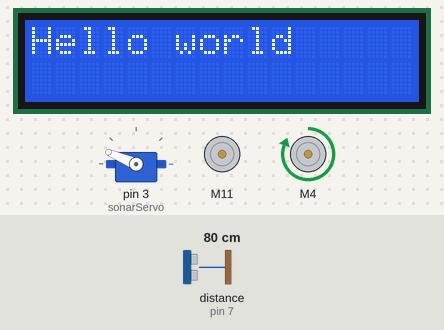
A program run on a simulated Arduino Uno, built with avr-gcc and run on an emulated ATmega328P. Shown: 16×2 character LCD, servo, 2 × DC motor (green arrow = forward, orange = backward, longer = faster). Wiring (inferred from the names in the program): ultrasonic range finder: trigger pin 7; echo pin 7. The inputs (shaded band) are chosen by the test bench; at power-on: distance to the obstacle (sensor on pin 7) 80 cm. The echo pulse lasts 58.3 µs per cm; what the program prints to the serial monitor is not drawn.

Above: at 3.9 s.
At 7.4 s:
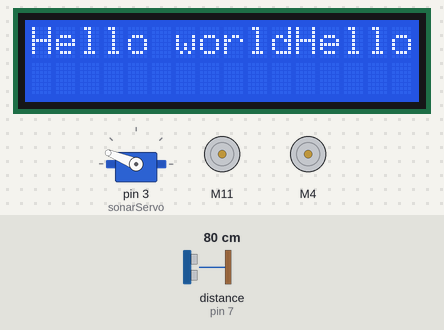
7.5 s: distance to the obstacle (sensor on pin 7) set to 84 cm
At 13.88 s:
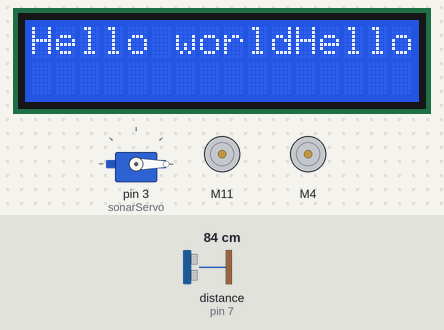
14.0 s: distance to the obstacle (sensor on pin 7) set to 88 cm
17.0 s: distance to the obstacle (sensor on pin 7) set to 120 cm
20.4 s: distance to the obstacle (sensor on pin 7) set to 2 cm
At 24.5 s:
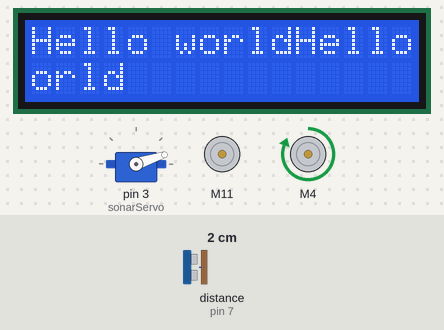
27.2 s: distance to the obstacle (sensor on pin 7) set to 250 cm
At 31.9 s:
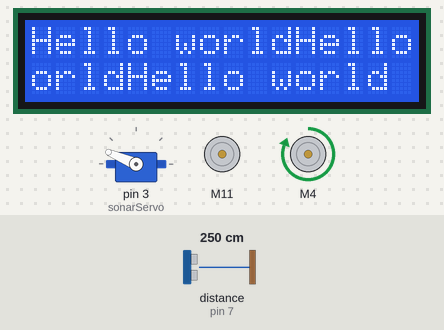
Timing chart, 0 to 42.4 s (numbered marks = the images above; inputs shaded):
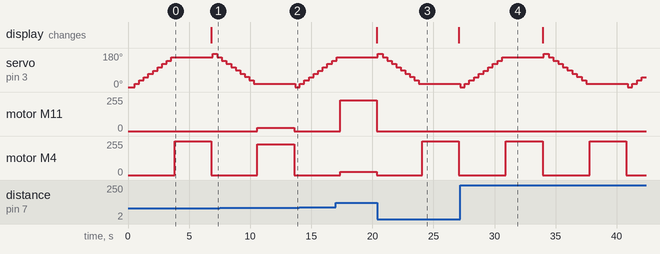

Measured:
- the behaviour switches between 80 and 81 cm on distance to the obstacle (sensor on pin 7) (found by bisection; images 1 and 2)
- after the input at 7.5 s, motor M11: stopped → forward 25/255 after 3.1 s, → stopped 3.0 s later
- after the input at 20.4 s, motor M11: stays stopped (without the input it goes to forward 25/255 after 3.7 s)
- after the input at 27.2 s, motor M11: stays stopped (without the input it goes to forward 25/255 after 3.6 s)
- by itself, motor M4: alternates forward 255/255 for 3.0 s and stopped for 3.9 s

The program:

main.cpp
```cpp
// Willem Hillier
// Rose Warren

#include <Arduino.h>
#include <L293D.h> // motor library
#include <math.h>
#include <Servo.h>
#include <LiquidCrystal_I2C.h>
#include <Wire.h>

#define SCAN_SAMPLE_DELAY_MS 170

#define NUM_SAMPLES 10

long lastMillis = 0;

//Scan direction, 0->right to left, 1->left to right
bool scanDir = 0;

// Declare servo where sonar is mounted
Servo sonarServo;

// Motor pin assignments
L293D rmotor(11,9,10); // Right motor when facing same way as the car
L293D lmotor(4,5,6); // Left

// Sonar pin
const int pingPin = 7;

// LCD object
LiquidCrystal_I2C lcd(0x27, 16, 2);


void setup() {

  // Start the serial
  Serial.begin(9600);

  // Start the LCD
  lcd.begin();
  lcd.backlight();
  lcd.print("Hello world");

  // Assigning pins for servo
  sonarServo.attach(3);
  sonarServo.write(0);

}

int getDistance() {
  int cm;
  long duration;

  // Assign the sonar pin to output
  pinMode(pingPin, OUTPUT);
  digitalWrite(pingPin, LOW);

  // Wait, then send out a sonar ping
  delayMicroseconds(2);
  digitalWrite(pingPin, HIGH);
  delayMicroseconds(5);
  digitalWrite(pingPin, LOW);

  // Now pingPin becomes input to read the pulse
  pinMode(pingPin, INPUT);

  // Convert time to distance
  duration = pulseIn(pingPin, HIGH);
  cm = duration / 29 / 2;

  // Return the distance
  return cm;
}

void loop() {

  // Start with the motors off
  rmotor.set(0);
  lmotor.set(0);


  int distances[NUM_SAMPLES];

  for(int i=0;i<NUM_SAMPLES;i++){

    // choose scan direction
    if(scanDir){
      delay(100);
      sonarServo.write(175-i*175/NUM_SAMPLES);
      delay(100);
    }else{
      delay(100);
      sonarServo.write(i*175/NUM_SAMPLES);
      delay(100);
    }
    lastMillis = millis();

    // timer-less delay to wait for servo to get to commanded position
    while(millis() < lastMillis + SCAN_SAMPLE_DELAY_MS){}
    if(scanDir){
      distances[NUM_SAMPLES-i]=getDistance();
    }else{
      distances[i]=getDistance();
    }
  }

  // change the next scan direction
  scanDir = ! scanDir;

  // find direction of minimum distance
  int minDistance = distances[0];
  int minDistanceDir = 0;

  for(int i=1;i<NUM_SAMPLES;i++){
    if(distances[i]>minDistance){
      minDistance=distances[i];
      minDistanceDir = i;
    }
  }

  // Print shortest distance and the direction where it was found
  Serial.println(minDistance);
  Serial.println(minDistanceDir);

  // Calculate direction to go, where 500 is straight ahead, 0 is all the way right, 1000 is all the way left
  long dir = 1000*minDistanceDir/NUM_SAMPLES;

  int lMotorSpeed = min(255,(max(0,map(dir,1000,0,0,255))));
  int rMotorSpeed = min(255,(max(0,map(dir,0,1000,0,255))));

  // Print values
  Serial.println(dir);
  Serial.println(lMotorSpeed);
  Serial.println(rMotorSpeed);

  // Set the motors to determined speed
  lmotor.set(lMotorSpeed);
  rmotor.set(rMotorSpeed);

  // Pause so the servo, sonar and motors aren't all running at once
  delay(3000);

  lcd.print("Hello world");

}
```
